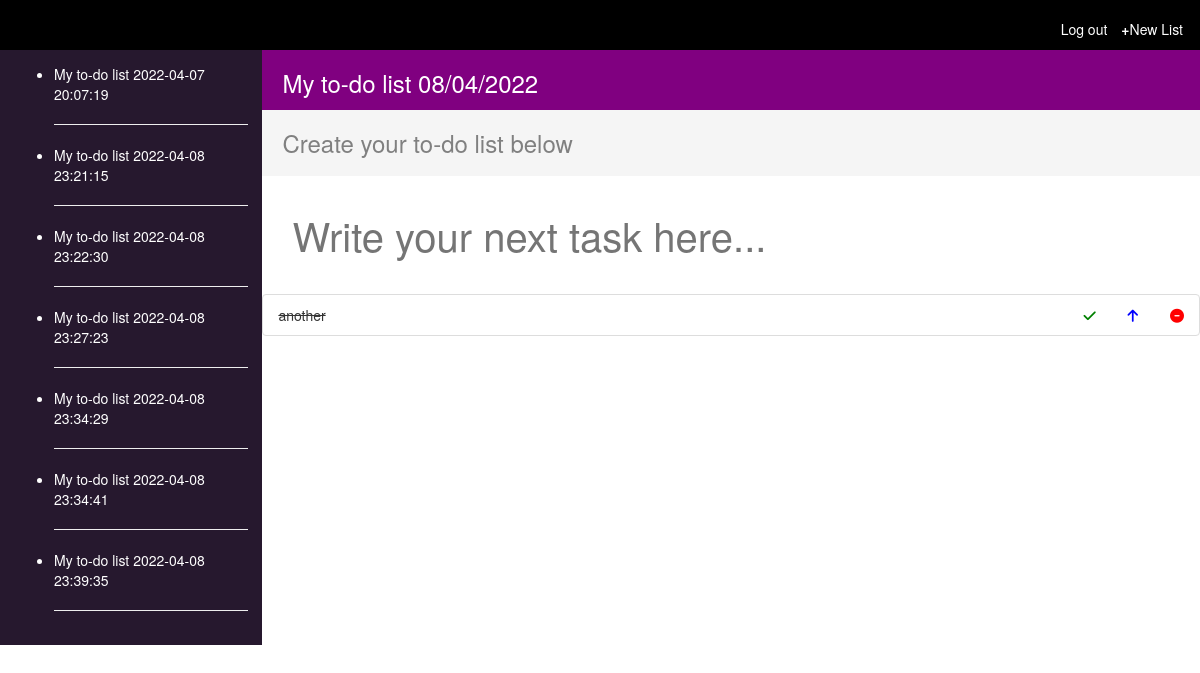
/2/2022-04-08 23:21:15 (signed in), run on the app's committed database.
### app.py (models this page shows)
class List(db.Model):
    __tablename__ = 'lists'
    id = db.Column(db.Integer, primary_key=True)
    user_id = db.Column(db.Integer, db.ForeignKey('users.id'), nullable=False)
    tasks = db.relationship('Task', backref='list', lazy=True)
    date = db.Column(db.DateTime(timezone=True), nullable=False, server_default=func.now())

class Task(db.Model):
    __tablename__ = 'tasks'
    id = db.Column(db.Integer, primary_key=True)
    task = db.Column(db.String(250), unique=False, nullable=False)
    list_id = db.Column(db.Integer, db.ForeignKey('lists.id'), nullable=False)
    completed = db.Column(db.Boolean, default=False, nullable=False)
    date = db.Column(db.DateTime(timezone=True), nullable=False, server_default=func.now())

### app.py (the view, shortened to what this page needs)
@app.route('/<path:item>/<path:date>', methods=["POST", "GET"])
def item(item, date):
    if request.method == "GET":
        lists = List.query.filter_by(user_id=current_user.id).all()
        list = List.query.filter_by(id=item, user_id=current_user.id).first()
        date = list.date.strftime("%d/%m/%Y")
        tasks = Task.query.filter_by(list_id=list.id).all()
        amount = len(tasks)
        return render_template('task.html', tasks=tasks, date=date, list=list,
         amount=amount, user=current_user, lists=lists, from_list=False, save=True, update=False, previous=True)

### app.py (called while the page is built)
@login_manager.user_loader
def load_user(user_id):
    return User.query.get(user_id)

### templates/task.html (shortened to what this page needs)
{% extends "bootstrap/base.html" %}
<!DOCTYPE html> {% block content %}
<html>
<head>
    <link rel="stylesheet" href="../static/styles.css">
</head>
<body>
    <header>
        <div class="first">
            <h5 class='new-list'>
                <a style="text-decoration:none;color:white;" href=" {{url_for('new') }} " style="color:white;"><strong>+</strong>New List</a>
            </h5>
            {% if user.is_authenticated %}
            <h5 class="login">
                <a style="text-decoration:none;color:white;" href="{{ url_for('login') }}" style="color:white;">Log out</a>
            </h5>
            {% else %}
            <h5 class="login">
                <a style="text-decoration:none;color:white;" href="{{ url_for('login') }}" style="color:white;">Log in</a>
            </h5>
            {% endif %}
        </div>
    </header>
    <div class="flex-container">
        {% if user.is_authenticated %}
        {% if lists %}
        <div class='lists'>
            <ul>
                {% for list in lists %}
                <li>
                    <span>
                        <a href="{{ url_for('item', item=list.id, date=list.date) }}" style="text-decoration:none;color:white;">
                            My to-do list {{ list.date }}
                        </a>
                    </span>
                </li>
                <hr>
                {% endfor %}
            </ul>
        </div>
        {% endif %}
        {% endif %}
        <div class="others">
            <div class="info">
                <h3 class="name">My to-do list {{ date }}</h3>
            </div>
            <div class="create">
                <h3>Create your to-do list below</h3>
            </div>
            <div class="todo">
                {% if update and user.is_authenticated and save %}
                <form action="{{ url_for('update', id=task.id)}}" method="POST">
                    <input value="{{ task.task }}" autocomplete="off" name="task" style="border:none;" type="text" height="10" autofocus placeholder="Write your next task here...">
                </form>
                {% elif update and user.is_authenticated and not save %}
                <form action="{{ url_for('upd_list', name=task)}}" method="POST">
                    <input value="{{ task }}" autocomplete="off" name="task" style="border:none;" type="text" height="10" autofocus placeholder="Write your next task here...">
                </form>
                {% elif update and not user.is_authenticated %}
                <form action="{{ url_for('upd_list', name=task)}}" method="POST">
                    <input value="{{ task }}" autocomplete="off" name="task" style="border:none;" type="text" height="10" autofocus placeholder="Write your next task here...">
                </form>
                {% elif previous %}
                <form action="{{ url_for('item', item=list.id, date=list.date)}}" method="POST">
                    <input value="{{ task }}" autocomplete="off" name="task" style="border:none;" type="text" height="10" autofocus placeholder="Write your next task here...">
                </form>
                {% else%}
                <form action="/new" method="POST">
                    <input autocomplete="off" name="task" style="border:none;" type="text" height="10" autofocus placeholder="Write your next task here...">
                </form>
                {% endif %}
            </div>
            <ul class="list-group">
                {% if from_list %}
                    {% if tasks %}
                    {% for task in tasks %}
                        {% for key, value in task.items() %}
                            <li class="list-group-item">
                                <span>
                                    {% if value == False %}
                                        {{ key }}
                                    {% else %}
                                        <s>{{ key }}</s>
                                    {% endif %}
                                    <div class='icons'>
                                        <a href="{{ url_for('comp_list', name=task) }}" title="mark task as completed"><i class="fa-solid fa-check" style='color:green;padding-left:2em;'></i></a>
                                        {% for key, value in task.items() %}
                                        <a href="{{ url_for('upd_list', name=key) }}" title=" update task"><i class="fa-solid fa-arrow-up" style='color:blue;padding-left:2em;'></i></a>
                                        {% endfor %}
                                        <a href="{{ url_for('del_list', name=task) }}" title="delete task"><i class="fa-solid fa-circle-minus" style='color:red;padding-left:2em;'></i></a>
                                    </div>
                                </span>
                            </li>
                        {% endfor %}
                    {% endfor %}
                    {% endif %}
                {% else %}
                    {% for task in tasks %}
                        <li class="list-group-item">
                            <span>
                                {% if task.completed %}
                                <s>{{ task.task }}</s>
                                {% else %}
                                {{ task.task }}
                                {% endif %}
                                <div class='icons'>
                                    <a href="{{ url_for('completed', id=task.id) }}" title="mark task as completed"><i class="fa-solid fa-check" style='color:green;padding-left:2em;'></i></a>
                                    <a href="{{ url_for('update', id=task.id) }}" title=" update task"><i class="fa-solid fa-arrow-up" style='color:blue;padding-left:2em;'></i></a>
                                    <a href="{{ url_for('delete', id=task.id) }}" title="delete task"><i class="fa-solid fa-circle-minus" style='color:red;padding-left:2em;'></i></a>
                                </div>
                            </span>
                        </li>
                    {% endfor %}
                {% endif %}
            </ul>
        </div>
    </div>
</body>
</html>
{% endblock %}

### static/styles.css (style rules this page uses)
body { margin: 0; }
h1, h2, h3, h4, h5, h5 { margin: 0; padding: 0; }
.first { display: block; background-color: black; height: 40px; font-size: large; padding: 20px 10px 30px 0; top: 0; }
.login { float: right; margin: 0.2% 0.5em 0; color: white; }
.new-list { float: right; margin: 0.2% 0.5em 0; color: white; }
.info { background-color: purple; padding: 20px 20px 40px; }
.name { color: white; float: left; }
.todo { padding: 2em; }
input { width: 100%; line-height: 60px; font-size: 40px; }
.create { background-color: whitesmoke; color: gray; font-size: 1.5em; padding: 20px; }
.flex-container { display: flex; }
.lists { flex: 1; background-color: #26182e; color: white; padding: 1em; }
.others { flex: 4; }
.icons { float: right; }

### data on the page
List: date "2022-04-07 20:07:19"
List: date "2022-04-08 23:21:15"
List: date "2022-04-08 23:22:30"
List: date "2022-04-08 23:27:23"
List: date "2022-04-08 23:34:29"
List: date "2022-04-08 23:34:41"
List: date "2022-04-08 23:39:35"
Task: task "another"

### other printed values
{{ date }} "08/04/2022"
